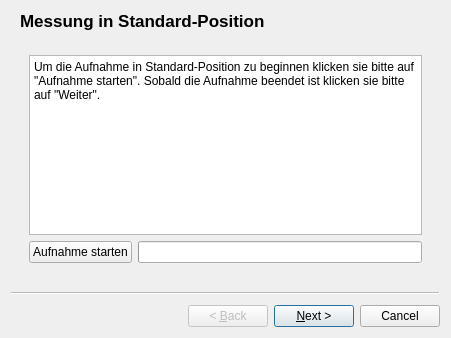
<?xml version="1.0" encoding="UTF-8"?>
<ui version="4.0">
 <class>correctionWizard</class>
 <widget class="QWizard" name="correctionWizard">
  <property name="geometry">
   <rect>
    <x>0</x>
    <y>0</y>
    <width>451</width>
    <height>338</height>
   </rect>
  </property>
  <property name="windowTitle">
   <string>Korrekturfunktionsassistent</string>
  </property>
  <widget class="QWizardPage" name="wpDefaultMicPositionsPage">
   <property name="title">
    <string>Messung in Standard-Position</string>
   </property>
   <layout class="QVBoxLayout" name="verticalLayout_5">
    <item>
     <widget class="QWidget" name="wdDefaultMicPositions" native="true">
      <layout class="QVBoxLayout" name="verticalLayout_4">
       <item>
        <widget class="QTextBrowser" name="tbMicDefaultPositionInstructions">
         <property name="html">
          <string>&lt;!DOCTYPE HTML PUBLIC &quot;-//W3C//DTD HTML 4.0//EN&quot; &quot;http://www.w3.org/TR/REC-html40/strict.dtd&quot;&gt;
&lt;html&gt;&lt;head&gt;&lt;meta name=&quot;qrichtext&quot; content=&quot;1&quot; /&gt;&lt;style type=&quot;text/css&quot;&gt;
p, li { white-space: pre-wrap; }
&lt;/style&gt;&lt;/head&gt;&lt;body style=&quot; font-family:'Sans'; font-size:9pt; font-weight:400; font-style:normal;&quot;&gt;
&lt;p style=&quot; margin-top:0px; margin-bottom:0px; margin-left:0px; margin-right:0px; -qt-block-indent:0; text-indent:0px;&quot;&gt;Um die Aufnahme in Standard-Position zu beginnen klicken sie bitte auf &amp;quot;Aufnahme starten&amp;quot;. Sobald die Aufnahme beendet ist klicken sie bitte auf &amp;quot;Weiter&amp;quot;.&lt;/p&gt;&lt;/body&gt;&lt;/html&gt;</string>
         </property>
        </widget>
       </item>
       <item>
        <layout class="QHBoxLayout" name="horizontalLayout">
         <item>
          <widget class="QPushButton" name="btnStartDefaultPosRecording">
           <property name="text">
            <string>Aufnahme starten</string>
           </property>
          </widget>
         </item>
         <item>
          <widget class="QProgressBar" name="pbDefaultMicPositionMeasuring">
           <property name="maximum">
            <number>10</number>
           </property>
           <property name="value">
            <number>0</number>
           </property>
           <property name="format">
            <string/>
           </property>
          </widget>
         </item>
        </layout>
       </item>
      </layout>
     </widget>
    </item>
   </layout>
  </widget>
  <widget class="QWizardPage" name="wpSwitchedMicPositionsPage">
   <property name="title">
    <string>Messung in vertauschter Position</string>
   </property>
   <layout class="QVBoxLayout" name="verticalLayout_7">
    <item>
     <widget class="QWidget" name="wdSwitchedMicPositions" native="true">
      <layout class="QVBoxLayout" name="verticalLayout_6">
       <item>
        <widget class="QTextBrowser" name="tbSwitchedMicPositionInstructions">
         <property name="html">
          <string>&lt;!DOCTYPE HTML PUBLIC &quot;-//W3C//DTD HTML 4.0//EN&quot; &quot;http://www.w3.org/TR/REC-html40/strict.dtd&quot;&gt;
&lt;html&gt;&lt;head&gt;&lt;meta name=&quot;qrichtext&quot; content=&quot;1&quot; /&gt;&lt;style type=&quot;text/css&quot;&gt;
p, li { white-space: pre-wrap; }
&lt;/style&gt;&lt;/head&gt;&lt;body style=&quot; font-family:'Sans'; font-size:9pt; font-weight:400; font-style:normal;&quot;&gt;
&lt;p style=&quot; margin-top:0px; margin-bottom:0px; margin-left:0px; margin-right:0px; -qt-block-indent:0; text-indent:0px;&quot;&gt;Bitte vertauschen Sie die Mikrofone. Sobald die Mikrofone vertauscht sind, klicken sie bitte auf &amp;quot;Aufnahem starten&amp;quot;, um die Aufnahme in vertauschter Position zu beginnen.&lt;/p&gt;&lt;/body&gt;&lt;/html&gt;</string>
         </property>
        </widget>
       </item>
       <item>
        <layout class="QHBoxLayout" name="horizontalLayout_2">
         <item>
          <widget class="QPushButton" name="btnStartSwitchedPosRecording">
           <property name="text">
            <string>Aufnahme starten</string>
           </property>
          </widget>
         </item>
         <item>
          <widget class="QProgressBar" name="pbSwitchedMicPositionMeasuring">
           <property name="maximum">
            <number>10</number>
           </property>
           <property name="value">
            <number>0</number>
           </property>
           <property name="format">
            <string/>
           </property>
          </widget>
         </item>
        </layout>
       </item>
      </layout>
     </widget>
    </item>
   </layout>
  </widget>
  <widget class="QWizardPage" name="wpDonePage">
   <property name="title">
    <string>Fertig!</string>
   </property>
   <layout class="QVBoxLayout" name="verticalLayout_9">
    <item>
     <widget class="QWidget" name="wdDone" native="true">
      <layout class="QVBoxLayout" name="verticalLayout_8">
       <item>
        <widget class="QTextBrowser" name="tbDoneInstructions">
         <property name="html">
          <string>&lt;!DOCTYPE HTML PUBLIC &quot;-//W3C//DTD HTML 4.0//EN&quot; &quot;http://www.w3.org/TR/REC-html40/strict.dtd&quot;&gt;
&lt;html&gt;&lt;head&gt;&lt;meta name=&quot;qrichtext&quot; content=&quot;1&quot; /&gt;&lt;style type=&quot;text/css&quot;&gt;
p, li { white-space: pre-wrap; }
&lt;/style&gt;&lt;/head&gt;&lt;body style=&quot; font-family:'Sans'; font-size:9pt; font-weight:400; font-style:normal;&quot;&gt;
&lt;p style=&quot; margin-top:0px; margin-bottom:0px; margin-left:0px; margin-right:0px; -qt-block-indent:0; text-indent:0px;&quot;&gt;Die Messungen für die Korrekturfunktion sind fertig. Bitte bringen sie die Mikrofone wieder in die Standard-Position zurück.&lt;/p&gt;&lt;/body&gt;&lt;/html&gt;</string>
         </property>
        </widget>
       </item>
      </layout>
     </widget>
    </item>
   </layout>
  </widget>
 </widget>
 <resources/>
 <connections/>
</ui>
